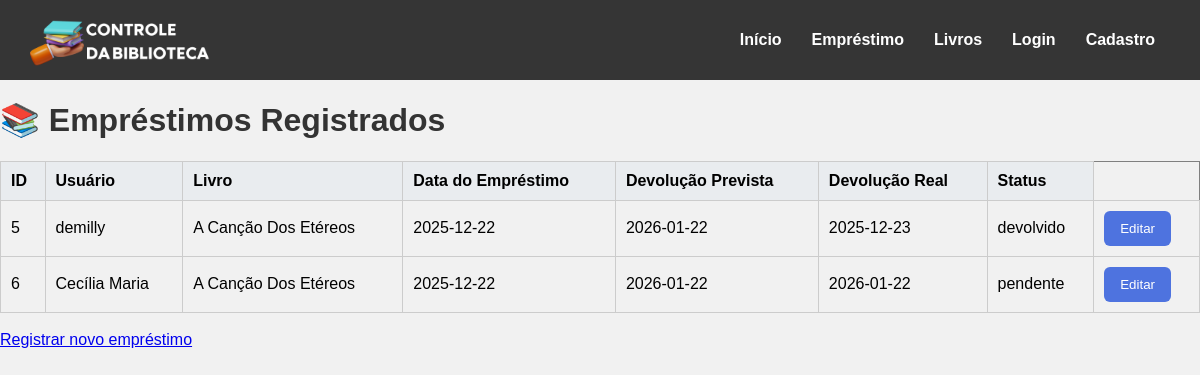
Page /ver_emprestimos (signed in) on the earlier database version.
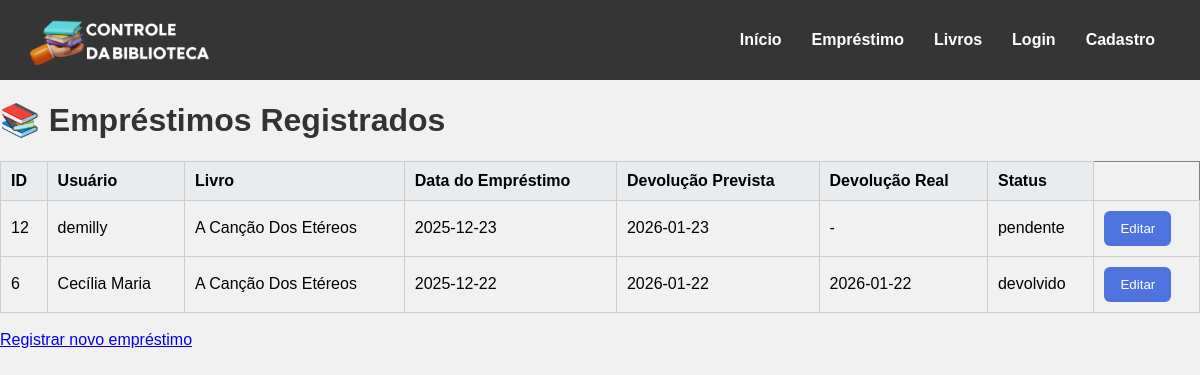
Same page on the later database version.
### tables this page shows
CREATE TABLE emprestimos (
    id_emprestimo INTEGER PRIMARY KEY,
    usuario_id INTEGER,
    livro_id INTEGER,
    data_emprestimo DATE,
    data_devolucao_prevista DATE,
    data_devolucao_real DATE,
    status_emprestimo TEXT CHECK(status_emprestimo IN ('pendente', 'devolvido', 'atrasado')),
    FOREIGN KEY (usuario_id) REFERENCES usuarios(id_usuario),
    FOREIGN KEY (livro_id) REFERENCES livros(id_livro) ON DELETE CASCADE
);

CREATE TABLE usuarios (
    id_usuario INTEGER PRIMARY KEY AUTOINCREMENT,
    senha_usuario VARCHAR(8) NOT NULL,
    nome_usuario VARCHAR(255) NOT NULL,
    email VARCHAR(255),
    numero_telefone VARCHAR(15),
    data_inscricao DATE,
    multa_atual DECIMAL(10,2)
);

CREATE TABLE livros (
    id_livro INTEGER PRIMARY KEY AUTOINCREMENT,
    autor_id INTEGER NOT NULL,
    titulo VARCHAR(255) NOT NULL,
    isbn VARCHAR(13) NOT NULL,
    ano_publicacao INTEGER NOT NULL,
    genero_id INTEGER NOT NULL,
    editora_id INTEGER NOT NULL,
    quantidade_disponivel INTEGER NOT NULL,
    resumo TEXT,
    FOREIGN KEY (autor_id) REFERENCES autores(id_autor) ON DELETE RESTRICT,
    FOREIGN KEY (genero_id) REFERENCES generos(id_genero) ON DELETE CASCADE,
    FOREIGN KEY (editora_id) REFERENCES editoras(id_editora)
);

### app.py (the view)
@app.route('/ver_emprestimos')
@login_required
def ver_emprestimos():
    conexao = obter_conexao()
    sql = '''SELECT emprestimos.id_emprestimo,usuarios.nome_usuario,livros.titulo,emprestimos.data_emprestimo,
    emprestimos.data_devolucao_prevista,emprestimos.data_devolucao_real,
    emprestimos.status_emprestimo FROM emprestimos JOIN usuarios ON emprestimos.usuario_id = usuarios.id_usuario
    JOIN livros ON emprestimos.livro_id = livros.id_livro ORDER BY emprestimos.data_emprestimo DESC
    '''
    lista_emprestimos = conexao.execute(sql).fetchall()
    conexao.close()
    return render_template('ver_emprestimos.html', lista_emprestimos=lista_emprestimos)

### app.py (called while the page is built)
@login_manager.user_loader
def load_user(user_id):
    return User.achar_email(user_id)

@app.before_request
def carregar_mensagens_trigger():
    if request.endpoint in ('static', 'login'):
        return
    conexao = obter_conexao()
    mensagens = conexao.execute("""
        SELECT id_log, mensagem
        FROM log_triggers
        WHERE lida = 0
        ORDER BY data_execucao""").fetchall()
    for msg in mensagens:
        flash(msg['mensagem'], category='success')
    conexao.execute("""
        UPDATE log_triggers
        SET lida = 1
        WHERE lida = 0""")
    conexao.commit()
    conexao.close()

### database.py (called while the page is built)
def obter_conexao():
    conexao = sqlite3.connect('livros.db')
    conexao.execute("PRAGMA foreign_keys = ON")
    conexao.row_factory = sqlite3.Row
    return conexao

### modelos/__init__.py (called while the page is built)
    @classmethod
    def achar_email(cls, email):
        conexao = obter_conexao()
        sql = "SELECT * FROM usuarios WHERE email = ?"
        resultado = conexao.execute(sql, (email,)).fetchone()
        if resultado:
            return User(
                email=resultado['email'],
                nome=resultado['nome_usuario'],
                senha=resultado['senha_usuario'],
                numero_telefone=resultado['numero_telefone'],
                data_inscricao=resultado['data_inscricao']
            )
        return None

### templates/ver_emprestimos.html (shortened to what this page needs)
{% extends 'base.html' %}
{% block conteudo %}
<h1>📚 Empréstimos Registrados</h1>
{% if lista_emprestimos %}
<table border="1" cellpadding="8" cellspacing="0">
    <thead>
        <tr>
            <th>ID</th>
            <th>Usuário</th>
            <th>Livro</th>
            <th>Data do Empréstimo</th>
            <th>Devolução Prevista</th>
            <th>Devolução Real</th>
            <th>Status</th>
        </tr>
    </thead>
    <tbody>
        {% for emprestimo in lista_emprestimos %}
        <tr>
            <td>{{ emprestimo.id_emprestimo }}</td>
            <td>{{ emprestimo.nome_usuario }}</td>
            <td>{{ emprestimo.titulo }}</td>
            <td>{{ emprestimo.data_emprestimo }}</td>
            <td>{{ emprestimo.data_devolucao_prevista }}</td>
            <td>{{ emprestimo.data_devolucao_real if emprestimo.data_devolucao_real else '-' }}</td>
            <td>{{ emprestimo.status_emprestimo }}</td>
            <td>
                <a href="{{ url_for('editar_emprestimos', id_emprestimo=emprestimo.id_emprestimo) }}"><button type="button">Editar</button></a>
            </td>
        </tr>
        {% endfor %}
    </tbody>
</table>
{% else %}
<p>Não há empréstimos registrados no momento.</p>
{% endif %}
<br>
<a href="{{ url_for('emprestimo') }}">Registrar novo empréstimo</a>
{% endblock %}

### templates/base.html (shortened to what this page needs)
<!DOCTYPE html>
<html lang="en">
<head>
    <link rel="stylesheet" href="{{ url_for('static', filename='style.css')}}">
    <link rel="stylesheet" href="{{ url_for('static', filename='menu.css') }}">
    <link rel="stylesheet" href="{{ url_for('static', filename='cadastro.css')}}">
</head>
<body>
    {% include 'componentes/menu.html' %}
    {% block conteudo %}{% endblock %}
</body>
</html>

### templates/componentes/menu.html (shortened to what this page needs)
<div class="menu">
    <div class="logo">
        <img src="{{ url_for('static', filename='img/logo.png') }}" alt="Logo">
    </div>
    <div class="links">
        <a href="/">Início</a>
        <a href="/emprestimo">Empréstimo</a>
        <div class="outros-links">
            <a href="/livros">Livros</a>
        </div>
        <a href="/login">Login</a>
        <a href="/cadastro">Cadastro</a>
    </div>
</div>

### static/style.css (style rules this page uses)
h1 { color: #333; }
table { width: 100%; border-collapse: collapse; margin-top: 20px; }
table th, table td { border: 1px solid #ccc; padding: 10px; text-align: left; }
table th { background-color: #e9ecef; }
button { background-color: #4e73df; color: white; border: none; padding: 10px 16px; border-radius: 6px; cursor: pointer; transition: background-color 0.3s; }

### static/menu.css (style rules this page uses)
.menu { height: 10vh; min-height: 40px; width: 100%; background: #353535; display: flex; align-items: center; justify-content: space-between; padding: 0 30px; box-sizing: border-box; }
.menu a { color: white; text-decoration: none; margin: 0 15px; font-weight: bold; }
.menu .logo img { width: 180px; }
.menu .links { display: flex; align-items: center; }
* { font-family:Arial, Helvetica, sans-serif; }
.outros-links { position: relative; }

### static/cadastro.css (style rules this page uses)
body { background-color: #f1f1f1; margin: 0; }
.logo img { width: 120px; height: auto; }
.logo { display: flex; justify-content: space-between; width: 100%; }

Differences in the rows shown:
removed emprestimos: id_emprestimo "5", nome_usuario "demilly", titulo "A Canção Dos Etéreos", data_emprestimo "2025-12-22", data_devolucao_prevista "2026-01-22", data_devolucao_real "2025-12-23", status_emprestimo "devolvido"
added emprestimos: id_emprestimo "12", nome_usuario "demilly", titulo "A Canção Dos Etéreos", data_emprestimo "2025-12-23", data_devolucao_prevista "2026-01-23", data_devolucao_real "-", status_emprestimo "pendente"
changed emprestimos "Cecília Maria": status_emprestimo "pendente" → "devolvido"
